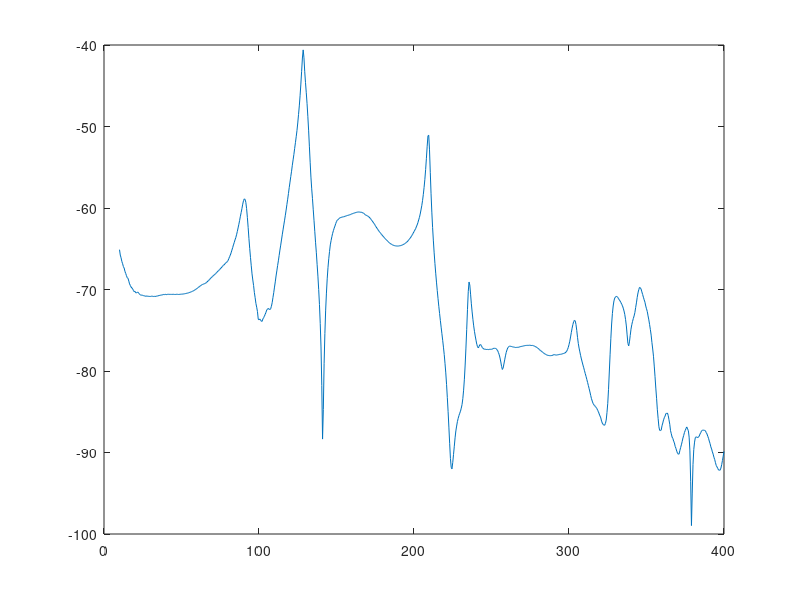

The MATLAB script that drew this image: (Note: this script raises an error after producing the figure.)
clear all; close all;% clc
% =========================================================================
% ============================= our data ==================================
% Frequency response of system is placed in Gjw
% Frequency variable is placed in ww
 P=[              
 -6.20000E+00  1.24000E-03  1.99000E+00 -1.60000E-01 -2.23000E+00 -1.22000E+00
 -1.43000E+00  7.60000E-01 -6.65000E-01 -9.53000E-02 -5.03000E-01 -5.59000E-01
 -7.84000E-01 -7.67000E-01 -1.01000E+00 -8.23000E-01 -1.35000E+00 -8.87000E-01
 -1.43000E+00 -6.15000E-01 -1.33000E+00 -7.00000E-01 -1.50000E+00 -5.47000E-01
 -1.30000E+00 -5.41000E-01 -1.41000E+00 -6.01000E-01 -1.43000E+00 -6.94000E-01
 -1.55000E+00 -7.47000E-01 -1.61000E+00 -9.47000E-01 -1.66000E+00 -9.38000E-01
 -1.72000E+00 -9.83000E-01 -1.77000E+00 -1.01000E+00 -1.84000E+00 -1.19000E+00
 -1.89000E+00 -1.20000E+00 -1.99000E+00 -1.28000E+00 -2.07000E+00 -1.32000E+00
 -2.17000E+00 -1.41000E+00 -2.26000E+00 -1.47000E+00 -2.40000E+00 -1.55000E+00
 -2.48000E+00 -1.58000E+00 -2.57000E+00 -1.68000E+00 -2.72000E+00 -1.67000E+00
 -2.81000E+00 -1.76000E+00 -2.97000E+00 -1.88000E+00 -3.09000E+00 -1.84000E+00
 -3.15000E+00 -1.90000E+00 -3.24000E+00 -2.02000E+00 -3.36000E+00 -2.08000E+00
 -3.49000E+00 -2.22000E+00 -3.61000E+00 -2.34000E+00 -3.73000E+00 -2.42000E+00
 -3.84000E+00 -2.54000E+00 -4.06000E+00 -2.68000E+00 -4.17000E+00 -2.77000E+00
 -4.34000E+00 -2.95000E+00 -4.62000E+00 -3.09000E+00 -4.88000E+00 -3.15000E+00
 -5.08000E+00 -3.16000E+00 -5.21000E+00 -3.29000E+00 -5.41000E+00 -3.40000E+00
 -5.61000E+00 -3.54000E+00 -5.89000E+00 -3.65000E+00 -6.12000E+00 -3.76000E+00
 -6.34000E+00 -3.88000E+00 -6.60000E+00 -4.03000E+00 -6.84000E+00 -4.11000E+00
 -7.07000E+00 -4.29000E+00 -7.42000E+00 -4.41000E+00 -7.67000E+00 -4.50000E+00
 -7.97000E+00 -4.62000E+00 -8.28000E+00 -4.74000E+00 -8.56000E+00 -4.86000E+00
 -8.87000E+00 -5.00000E+00 -9.24000E+00 -5.12000E+00 -9.58000E+00 -5.25000E+00
 -9.91000E+00 -5.34000E+00 -1.02000E+01 -5.48000E+00 -1.06000E+01 -5.60000E+00
 -1.09000E+01 -5.71000E+00 -1.13000E+01 -5.87000E+00 -1.17000E+01 -5.99000E+00
 -1.21000E+01 -6.13000E+00 -1.25000E+01 -6.25000E+00 -1.30000E+01 -6.37000E+00
 -1.34000E+01 -6.47000E+00 -1.39000E+01 -6.57000E+00 -1.43000E+01 -6.68000E+00
 -1.48000E+01 -6.74000E+00 -1.53000E+01 -6.82000E+00 -1.58000E+01 -6.94000E+00
 -1.62000E+01 -7.01000E+00 -1.68000E+01 -7.07000E+00 -1.72000E+01 -7.13000E+00
 -1.76000E+01 -7.23000E+00 -1.82000E+01 -7.34000E+00 -1.87000E+01 -7.37000E+00
 -1.92000E+01 -7.36000E+00 -1.97000E+01 -7.42000E+00 -2.02000E+01 -7.52000E+00
 -2.07000E+01 -7.60000E+00 -2.12000E+01 -7.66000E+00 -2.18000E+01 -7.72000E+00
 -2.23000E+01 -7.76000E+00 -2.28000E+01 -7.80000E+00 -2.33000E+01 -7.94000E+00
 -2.39000E+01 -8.05000E+00 -2.45000E+01 -8.04000E+00 -2.50000E+01 -8.19000E+00
 -2.55000E+01 -8.30000E+00 -2.61000E+01 -8.34000E+00 -2.67000E+01 -8.45000E+00
 -2.73000E+01 -8.60000E+00 -2.79000E+01 -8.70000E+00 -2.85000E+01 -8.80000E+00
 -2.91000E+01 -8.94000E+00 -2.98000E+01 -9.08000E+00 -3.04000E+01 -9.18000E+00
 -3.11000E+01 -9.36000E+00 -3.18000E+01 -9.47000E+00 -3.25000E+01 -9.69000E+00
 -3.32000E+01 -9.81000E+00 -3.39000E+01 -9.97000E+00 -3.47000E+01 -1.02000E+01
 -3.55000E+01 -1.03000E+01 -3.63000E+01 -1.06000E+01 -3.71000E+01 -1.08000E+01
 -3.80000E+01 -1.10000E+01 -3.88000E+01 -1.12000E+01 -3.98000E+01 -1.14000E+01
 -4.08000E+01 -1.16000E+01 -4.18000E+01 -1.18000E+01 -4.28000E+01 -1.21000E+01
 -4.39000E+01 -1.23000E+01 -4.51000E+01 -1.25000E+01 -4.62000E+01 -1.27000E+01
 -4.75000E+01 -1.28000E+01 -4.87000E+01 -1.28000E+01 -5.00000E+01 -1.29000E+01
 -5.13000E+01 -1.29000E+01 -5.25000E+01 -1.28000E+01 -5.36000E+01 -1.27000E+01
 -5.48000E+01 -1.27000E+01 -5.59000E+01 -1.28000E+01 -5.70000E+01 -1.31000E+01
 -5.84000E+01 -1.35000E+01 -5.99000E+01 -1.37000E+01 -6.15000E+01 -1.39000E+01
 -6.31000E+01 -1.41000E+01 -6.48000E+01 -1.41000E+01 -6.67000E+01 -1.42000E+01
 -6.86000E+01 -1.42000E+01 -7.03000E+01 -1.40000E+01 -7.22000E+01 -1.40000E+01
 -7.42000E+01 -1.37000E+01 -7.60000E+01 -1.34000E+01 -7.79000E+01 -1.33000E+01
 -7.99000E+01 -1.30000E+01 -8.21000E+01 -1.28000E+01 -8.42000E+01 -1.24000E+01
 -8.65000E+01 -1.20000E+01 -8.87000E+01 -1.16000E+01 -9.10000E+01 -1.11000E+01
 -9.34000E+01 -1.06000E+01 -9.59000E+01 -9.96000E+00 -9.85000E+01 -9.17000E+00
 -1.01000E+02 -8.44000E+00 -1.04000E+02 -7.33000E+00 -1.06000E+02 -6.36000E+00
 -1.09000E+02 -5.39000E+00 -1.12000E+02 -4.68000E+00 -1.14000E+02 -3.76000E+00
 -1.17000E+02 -3.18000E+00 -1.20000E+02 -3.14000E+00 -1.25000E+02 -2.98000E+00
 -1.30000E+02 -2.14000E+00 -1.35000E+02 -7.91000E-01 -1.41000E+02  8.16000E-01
 -1.48000E+02  3.42000E+00 -1.55000E+02  6.87000E+00 -1.63000E+02  1.13000E+01
 -1.70000E+02  1.67000E+01 -1.78000E+02  2.27000E+01 -1.85000E+02  2.96000E+01
 -1.94000E+02  3.74000E+01 -2.04000E+02  4.70000E+01 -2.15000E+02  5.93000E+01
 -2.25000E+02  7.58000E+01 -2.35000E+02  9.58000E+01 -2.44000E+02  1.21000E+02
 -2.48000E+02  1.51000E+02 -2.49000E+02  1.86000E+02 -2.42000E+02  2.30000E+02
 -2.19000E+02  2.79000E+02 -1.74000E+02  3.24000E+02 -1.10000E+02  3.53000E+02
 -3.79000E+01  3.56000E+02  2.86000E+01  3.30000E+02  7.28000E+01  2.86000E+02
  9.59000E+01  2.41000E+02  1.03000E+02  1.99000E+02  1.00000E+02  1.70000E+02
  9.75000E+01  1.46000E+02  9.32000E+01  1.27000E+02  8.73000E+01  1.12000E+02
  8.32000E+01  1.02000E+02  8.23000E+01  9.14000E+01  7.77000E+01  8.16000E+01
  7.58000E+01  7.38000E+01  7.22000E+01  6.71000E+01  7.10000E+01  6.21000E+01
  6.99000E+01  5.62000E+01  6.72000E+01  4.61000E+01  6.20000E+01  5.27000E+01
  6.75000E+01  4.86000E+01  6.94000E+01  4.50000E+01  7.12000E+01  4.11000E+01
  7.36000E+01  3.79000E+01  7.84000E+01  3.68000E+01  8.35000E+01  3.10000E+01
  8.80000E+01  2.61000E+01  9.29000E+01  2.08000E+01  9.77000E+01  1.44000E+01
  1.03000E+02  6.66000E+00  1.05000E+02 -1.92000E+00  1.07000E+02 -9.87000E+00
  1.06000E+02 -1.57000E+01  1.06000E+02 -1.97000E+01  1.08000E+02 -1.99000E+01
  1.13000E+02 -2.06000E+01  1.20000E+02 -2.22000E+01  1.30000E+02 -2.51000E+01
  1.40000E+02 -2.98000E+01  1.52000E+02 -3.65000E+01  1.64000E+02 -4.41000E+01
  1.78000E+02 -5.47000E+01  1.90000E+02 -6.81000E+01  2.04000E+02 -8.10000E+01
  2.16000E+02 -9.75000E+01  2.31000E+02 -1.15000E+02  2.45000E+02 -1.37000E+02
  2.58000E+02 -1.60000E+02  2.72000E+02 -1.86000E+02  2.85000E+02 -2.16000E+02
  2.95000E+02 -2.50000E+02  3.06000E+02 -2.85000E+02  3.14000E+02 -3.24000E+02
  3.22000E+02 -3.67000E+02  3.29000E+02 -4.15000E+02  3.35000E+02 -4.71000E+02
  3.35000E+02 -5.31000E+02  3.29000E+02 -6.02000E+02  3.18000E+02 -6.82000E+02
  2.89000E+02 -7.67000E+02  2.47000E+02 -8.60000E+02  1.90000E+02 -9.53000E+02
  1.20000E+02 -1.06000E+03  2.90000E+01 -1.16000E+03 -7.60000E+01 -1.26000E+03
 -2.09000E+02 -1.37000E+03 -3.66000E+02 -1.47000E+03 -5.43000E+02 -1.57000E+03
 -7.46000E+02 -1.67000E+03 -1.00000E+03 -1.79000E+03 -1.33000E+03 -1.91000E+03
 -1.73000E+03 -2.01000E+03 -2.28000E+03 -2.08000E+03 -3.04000E+03 -2.05000E+03
 -4.08000E+03 -1.72000E+03 -5.35000E+03 -5.88000E+02 -5.79000E+03  1.87000E+03
 -4.03000E+03  3.72000E+03 -2.37000E+03  3.87000E+03 -1.35000E+03  3.68000E+03
 -5.47000E+02  3.38000E+03  6.75000E+01  2.96000E+03  4.73000E+02  2.45000E+03
  6.82000E+02  1.95000E+03  7.10000E+02  1.50000E+03  6.39000E+02  1.17000E+03
  5.26000E+02  9.53000E+02  4.43000E+02  8.17000E+02  3.91000E+02  7.15000E+02
  3.44000E+02  6.11000E+02  2.95000E+02  5.29000E+02  2.53000E+02  4.57000E+02
  2.10000E+02  3.98000E+02  1.78000E+02  3.51000E+02  1.47000E+02  3.01000E+02
  1.22000E+02  2.60000E+02  1.00000E+02  2.18000E+02  8.04000E+01  1.78000E+02
  6.22000E+01  1.37000E+02  5.24000E+01  9.52000E+01  3.83000E+01  5.06000E+01
  2.91000E+01  7.29000E+00  2.50000E+01 -3.85000E+01  2.07000E+01 -8.58000E+01
  2.30000E+01 -1.34000E+02  2.62000E+01 -1.89000E+02  3.34000E+01 -2.42000E+02
  4.23000E+01 -2.98000E+02  5.76000E+01 -3.50000E+02  8.12000E+01 -3.97000E+02
  1.08000E+02 -4.39000E+02  1.43000E+02 -4.79000E+02  1.86000E+02 -5.01000E+02
  2.30000E+02 -5.20000E+02  2.90000E+02 -5.26000E+02  3.52000E+02 -5.20000E+02
  4.15000E+02 -5.06000E+02  4.77000E+02 -4.84000E+02  5.39000E+02 -4.59000E+02
  5.95000E+02 -4.30000E+02  6.43000E+02 -3.91000E+02  6.80000E+02 -3.47000E+02
  7.15000E+02 -3.09000E+02  7.43000E+02 -2.68000E+02  7.70000E+02 -2.27000E+02
  7.87000E+02 -1.85000E+02  8.04000E+02 -1.51000E+02  8.18000E+02 -1.14000E+02
  8.28000E+02 -8.02000E+01  8.38000E+02 -5.09000E+01  8.49000E+02 -2.96000E+01
  8.59000E+02 -4.36000E-01  8.64000E+02  2.17000E+01  8.76000E+02  4.22000E+01
  8.80000E+02  6.24000E+01  8.90000E+02  7.43000E+01  8.97000E+02  8.92000E+01
  9.03000E+02  1.05000E+02  9.14000E+02  1.17000E+02  9.22000E+02  1.29000E+02
  9.30000E+02  1.36000E+02  9.40000E+02  1.45000E+02  9.46000E+02  1.51000E+02
  9.56000E+02  1.58000E+02  9.64000E+02  1.65000E+02  9.73000E+02  1.69000E+02
  9.80000E+02  1.72000E+02  9.88000E+02  1.78000E+02  9.94000E+02  1.79000E+02
  9.99000E+02  1.81000E+02  1.00000E+03  1.83000E+02  1.01000E+03  1.85000E+02
  1.01000E+03  1.87000E+02  1.01000E+03  1.88000E+02  1.01000E+03  1.89000E+02
  1.01000E+03  1.91000E+02  1.00000E+03  1.94000E+02  1.00000E+03  1.98000E+02
  1.00000E+03  1.99000E+02  1.00000E+03  2.00000E+02  1.00000E+03  1.99000E+02
  9.96000E+02  1.97000E+02  9.91000E+02  1.94000E+02  9.86000E+02  1.90000E+02
  9.77000E+02  1.86000E+02  9.69000E+02  1.83000E+02  9.59000E+02  1.81000E+02
  9.49000E+02  1.79000E+02  9.39000E+02  1.77000E+02  9.29000E+02  1.75000E+02
  9.17000E+02  1.73000E+02  9.06000E+02  1.72000E+02  8.96000E+02  1.73000E+02
  8.86000E+02  1.73000E+02  8.77000E+02  1.74000E+02  8.69000E+02  1.75000E+02
  8.61000E+02  1.76000E+02  8.54000E+02  1.75000E+02  8.48000E+02  1.76000E+02
  8.40000E+02  1.76000E+02  8.35000E+02  1.76000E+02  8.29000E+02  1.75000E+02
  8.24000E+02  1.75000E+02  8.19000E+02  1.75000E+02  8.13000E+02  1.74000E+02
  8.09000E+02  1.75000E+02  8.04000E+02  1.76000E+02  8.00000E+02  1.78000E+02
  7.96000E+02  1.79000E+02  7.94000E+02  1.82000E+02  7.92000E+02  1.83000E+02
  7.91000E+02  1.86000E+02  7.90000E+02  1.89000E+02  7.91000E+02  1.92000E+02
  7.92000E+02  1.94000E+02  7.93000E+02  1.96000E+02  7.96000E+02  2.00000E+02
  7.99000E+02  2.02000E+02  8.02000E+02  2.05000E+02  8.07000E+02  2.08000E+02
  8.12000E+02  2.11000E+02  8.18000E+02  2.14000E+02  8.23000E+02  2.17000E+02
  8.30000E+02  2.20000E+02  8.39000E+02  2.24000E+02  8.47000E+02  2.27000E+02
  8.56000E+02  2.31000E+02  8.66000E+02  2.35000E+02  8.78000E+02  2.38000E+02
  8.89000E+02  2.41000E+02  9.03000E+02  2.46000E+02  9.17000E+02  2.49000E+02
  9.35000E+02  2.52000E+02  9.52000E+02  2.55000E+02  9.71000E+02  2.59000E+02
  9.92000E+02  2.60000E+02  1.02000E+03  2.63000E+02  1.04000E+03  2.64000E+02
  1.07000E+03  2.64000E+02  1.10000E+03  2.64000E+02  1.13000E+03  2.63000E+02
  1.16000E+03  2.62000E+02  1.20000E+03  2.60000E+02  1.24000E+03  2.59000E+02
  1.29000E+03  2.56000E+02  1.35000E+03  2.53000E+02  1.41000E+03  2.49000E+02
  1.49000E+03  2.42000E+02  1.59000E+03  2.28000E+02  1.70000E+03  2.07000E+02
  1.84000E+03  1.74000E+02  2.02000E+03  1.19000E+02  2.25000E+03  2.12000E+01
  2.53000E+03 -1.45000E+02  2.89000E+03 -4.46000E+02  3.30000E+03 -9.98000E+02
  3.59000E+03 -2.00000E+03  3.18000E+03 -3.56000E+03  1.35000E+03 -4.65000E+03
 -5.53000E+02 -3.92000E+03 -1.15000E+03 -2.66000E+03 -1.11000E+03 -1.84000E+03
 -9.48000E+02 -1.37000E+03 -8.01000E+02 -1.08000E+03 -6.80000E+02 -8.90000E+02
 -5.84000E+02 -7.50000E+02 -5.06000E+02 -6.48000E+02 -4.44000E+02 -5.67000E+02
 -3.93000E+02 -5.02000E+02 -3.50000E+02 -4.48000E+02 -3.14000E+02 -4.02000E+02
 -2.83000E+02 -3.62000E+02 -2.58000E+02 -3.28000E+02 -2.37000E+02 -2.97000E+02
 -2.19000E+02 -2.69000E+02 -2.06000E+02 -2.42000E+02 -1.95000E+02 -2.16000E+02
 -1.85000E+02 -1.90000E+02 -1.77000E+02 -1.62000E+02 -1.67000E+02 -1.32000E+02
 -1.56000E+02 -1.03000E+02 -1.41000E+02 -7.50000E+01 -1.23000E+02 -5.04000E+01
 -1.06000E+02 -2.78000E+01 -8.80000E+01 -9.20000E+00 -7.04000E+01  6.83000E+00
 -5.35000E+01  2.06000E+01 -3.82000E+01  3.35000E+01 -2.34000E+01  4.41000E+01
 -9.64000E+00  5.41000E+01  3.25000E+00  6.17000E+01  1.45000E+01  6.82000E+01
  2.49000E+01  7.48000E+01  3.44000E+01  8.02000E+01  4.19000E+01  8.40000E+01
  4.80000E+01  8.82000E+01  5.14000E+01  9.22000E+01  5.38000E+01  9.64000E+01
  5.39000E+01  1.01000E+02  5.08000E+01  1.07000E+02  4.69000E+01  1.15000E+02
  4.01000E+01  1.25000E+02  3.08000E+01  1.40000E+02  1.84000E+01  1.61000E+02
  5.19000E+00  1.90000E+02 -1.00000E+01  2.33000E+02 -1.88000E+01  2.97000E+02
 -9.91000E+00  3.89000E+02  5.09000E+01  5.14000E+02  2.22000E+02  6.31000E+02
  4.87000E+02  5.96000E+02  6.30000E+02  3.89000E+02  6.19000E+02  2.10000E+02
  5.62000E+02  1.11000E+02  5.10000E+02  5.45000E+01  4.64000E+02  2.07000E+01
  4.25000E+02  2.16000E+00  3.95000E+02 -5.64000E+00  3.71000E+02 -1.08000E+01
  3.51000E+02 -1.22000E+01  3.33000E+02 -9.94000E+00  3.23000E+02 -9.89000E-01
  3.19000E+02  8.02000E+00  3.27000E+02  1.46000E+01  3.37000E+02  1.05000E+01
  3.38000E+02 -2.81000E+00  3.35000E+02 -1.10000E+01  3.27000E+02 -1.53000E+01
  3.25000E+02 -1.54000E+01  3.23000E+02 -1.56000E+01  3.23000E+02 -1.44000E+01
  3.25000E+02 -1.36000E+01  3.25000E+02 -1.51000E+01  3.26000E+02 -1.44000E+01
  3.28000E+02 -1.48000E+01  3.28000E+02 -1.48000E+01  3.31000E+02 -1.50000E+01
  3.32000E+02 -1.49000E+01  3.34000E+02 -1.35000E+01  3.35000E+02 -1.20000E+01
  3.37000E+02 -1.22000E+01  3.41000E+02 -1.17000E+01  3.44000E+02 -1.28000E+01
  3.45000E+02 -1.52000E+01  3.46000E+02 -1.79000E+01  3.46000E+02 -2.09000E+01
  3.42000E+02 -2.40000E+01  3.38000E+02 -2.72000E+01  3.30000E+02 -3.01000E+01
  3.21000E+02 -3.14000E+01  3.08000E+02 -3.00000E+01  2.93000E+02 -2.45000E+01
  2.77000E+02 -9.92000E+00  2.66000E+02  1.41000E+01  2.70000E+02  4.13000E+01
  2.83000E+02  6.31000E+01  2.99000E+02  7.67000E+01  3.17000E+02  8.41000E+01
  3.35000E+02  8.65000E+01  3.50000E+02  8.43000E+01  3.63000E+02  7.92000E+01
  3.72000E+02  7.11000E+01  3.78000E+02  6.37000E+01  3.81000E+02  5.66000E+01
  3.82000E+02  5.09000E+01  3.83000E+02  4.70000E+01  3.83000E+02  4.39000E+01
  3.84000E+02  4.20000E+01  3.85000E+02  4.05000E+01  3.86000E+02  3.76000E+01
  3.86000E+02  3.70000E+01  3.88000E+02  3.72000E+01  3.90000E+02  3.66000E+01
  3.92000E+02  3.59000E+01  3.93000E+02  3.52000E+01  3.97000E+02  3.51000E+01
  4.00000E+02  3.36000E+01  4.02000E+02  3.38000E+01  4.05000E+02  3.20000E+01
  4.07000E+02  3.19000E+01  4.10000E+02  3.19000E+01  4.13000E+02  2.96000E+01
  4.15000E+02  2.91000E+01  4.18000E+02  2.69000E+01  4.20000E+02  2.57000E+01
  4.22000E+02  2.45000E+01  4.24000E+02  2.29000E+01  4.25000E+02  2.20000E+01
  4.28000E+02  2.14000E+01  4.29000E+02  1.96000E+01  4.29000E+02  1.85000E+01
  4.31000E+02  1.72000E+01  4.33000E+02  1.54000E+01  4.33000E+02  1.31000E+01
  4.33000E+02  1.13000E+01  4.32000E+02  1.01000E+01  4.32000E+02  7.83000E+00
  4.29000E+02  7.37000E+00  4.29000E+02  5.82000E+00  4.26000E+02  4.92000E+00
  4.24000E+02  4.49000E+00  4.21000E+02  4.44000E+00  4.18000E+02  6.04000E+00
  4.17000E+02  6.52000E+00  4.14000E+02  7.60000E+00  4.12000E+02  8.55000E+00
  4.10000E+02  1.09000E+01  4.08000E+02  1.23000E+01  4.06000E+02  1.55000E+01
  4.05000E+02  1.84000E+01  4.04000E+02  2.09000E+01  4.03000E+02  2.36000E+01
  4.03000E+02  2.68000E+01  4.04000E+02  3.03000E+01  4.04000E+02  3.21000E+01
  4.05000E+02  3.50000E+01  4.07000E+02  3.71000E+01  4.08000E+02  3.88000E+01
  4.11000E+02  4.11000E+01  4.16000E+02  4.41000E+01  4.18000E+02  4.12000E+01
  4.18000E+02  4.00000E+01  4.18000E+02  4.29000E+01  4.19000E+02  4.36000E+01
  4.22000E+02  4.51000E+01  4.24000E+02  4.66000E+01  4.26000E+02  4.74000E+01
  4.29000E+02  4.83000E+01  4.31000E+02  4.89000E+01  4.32000E+02  5.01000E+01
  4.36000E+02  5.23000E+01  4.38000E+02  5.44000E+01  4.41000E+02  5.70000E+01
  4.43000E+02  6.08000E+01  4.47000E+02  6.56000E+01  4.52000E+02  7.20000E+01
  4.58000E+02  8.01000E+01  4.69000E+02  8.91000E+01  4.83000E+02  9.92000E+01
  5.04000E+02  1.10000E+02  5.30000E+02  1.17000E+02  5.66000E+02  1.19000E+02
  6.09000E+02  1.08000E+02  6.54000E+02  8.36000E+01  6.95000E+02  4.23000E+01
  7.27000E+02 -1.81000E+01  7.38000E+02 -9.52000E+01  7.19000E+02 -1.77000E+02
  6.62000E+02 -2.47000E+02  5.88000E+02 -2.81000E+02  5.22000E+02 -2.80000E+02
  4.77000E+02 -2.65000E+02  4.46000E+02 -2.52000E+02  4.24000E+02 -2.41000E+02
  4.02000E+02 -2.31000E+02  3.84000E+02 -2.22000E+02  3.69000E+02 -2.14000E+02
  3.54000E+02 -2.07000E+02  3.41000E+02 -2.01000E+02  3.27000E+02 -1.95000E+02
  3.14000E+02 -1.89000E+02  3.02000E+02 -1.84000E+02  2.90000E+02 -1.77000E+02
  2.79000E+02 -1.70000E+02  2.67000E+02 -1.65000E+02  2.57000E+02 -1.57000E+02
  2.46000E+02 -1.51000E+02  2.36000E+02 -1.42000E+02  2.28000E+02 -1.33000E+02
  2.24000E+02 -1.24000E+02  2.20000E+02 -1.16000E+02  2.18000E+02 -1.11000E+02
  2.18000E+02 -1.07000E+02  2.15000E+02 -1.07000E+02  2.12000E+02 -1.08000E+02
  2.07000E+02 -1.11000E+02  2.00000E+02 -1.13000E+02  1.94000E+02 -1.15000E+02
  1.85000E+02 -1.18000E+02  1.76000E+02 -1.22000E+02  1.67000E+02 -1.26000E+02
  1.55000E+02 -1.27000E+02  1.45000E+02 -1.31000E+02  1.34000E+02 -1.38000E+02
  1.21000E+02 -1.48000E+02  1.02000E+02 -1.62000E+02  8.24000E+01 -1.79000E+02
  5.08000E+01 -2.01000E+02  8.56000E+00 -2.31000E+02 -5.64000E+01 -2.58000E+02
 -1.50000E+02 -2.86000E+02 -2.86000E+02 -2.99000E+02 -4.66000E+02 -2.51000E+02
 -6.61000E+02 -1.11000E+02 -8.12000E+02  1.30000E+02 -8.51000E+02  4.38000E+02
 -7.66000E+02  7.44000E+02 -5.84000E+02  9.92000E+02 -3.46000E+02  1.15000E+03
 -9.64000E+01  1.22000E+03  1.38000E+02  1.23000E+03  3.35000E+02  1.19000E+03
  4.98000E+02  1.12000E+03  6.32000E+02  1.03000E+03  7.40000E+02  9.31000E+02
  8.26000E+02  8.36000E+02  8.86000E+02  7.40000E+02  9.36000E+02  6.36000E+02
  9.64000E+02  5.47000E+02  9.82000E+02  4.40000E+02  9.79000E+02  3.41000E+02
  9.57000E+02  2.48000E+02  9.09000E+02  1.62000E+02  8.41000E+02  1.01000E+02
  7.45000E+02  7.63000E+01  6.57000E+02  1.09000E+02  6.18000E+02  1.85000E+02
  6.36000E+02  2.54000E+02  6.88000E+02  3.04000E+02  7.57000E+02  3.26000E+02
  8.20000E+02  3.19000E+02  8.75000E+02  3.01000E+02  9.27000E+02  2.75000E+02
  9.74000E+02  2.51000E+02  1.03000E+03  2.39000E+02  1.12000E+03  2.04000E+02
  1.21000E+03  1.52000E+02  1.32000E+03  6.21000E+01  1.41000E+03 -7.33000E+01
  1.46000E+03 -2.52000E+02  1.46000E+03 -4.75000E+02  1.38000E+03 -6.66000E+02
  1.27000E+03 -8.12000E+02  1.13000E+03 -9.16000E+02  1.01000E+03 -9.77000E+02
  8.81000E+02 -1.03000E+03  7.58000E+02 -1.07000E+03  6.35000E+02 -1.10000E+03
  5.21000E+02 -1.09000E+03  4.10000E+02 -1.09000E+03  3.11000E+02 -1.08000E+03
  2.05000E+02 -1.04000E+03  1.15000E+02 -9.98000E+02  3.00000E+01 -9.41000E+02
 -3.63000E+01 -8.79000E+02 -9.51000E+01 -8.11000E+02 -1.40000E+02 -7.24000E+02
 -1.56000E+02 -6.57000E+02 -1.81000E+02 -5.84000E+02 -1.74000E+02 -5.04000E+02
 -1.60000E+02 -4.32000E+02 -1.27000E+02 -3.72000E+02 -9.82000E+01 -3.27000E+02
 -6.30000E+01 -2.84000E+02 -2.21000E+01 -2.57000E+02  6.91000E+00 -2.30000E+02
  4.31000E+01 -2.15000E+02  7.52000E+01 -2.06000E+02  9.16000E+01 -2.02000E+02
  1.17000E+02 -2.05000E+02  1.36000E+02 -2.05000E+02  1.47000E+02 -2.12000E+02
  1.58000E+02 -2.15000E+02  1.60000E+02 -2.22000E+02  1.66000E+02 -2.31000E+02
  1.58000E+02 -2.38000E+02  1.45000E+02 -2.49000E+02  1.30000E+02 -2.47000E+02
  1.13000E+02 -2.38000E+02  1.02000E+02 -2.26000E+02  9.31000E+01 -2.07000E+02
  9.53000E+01 -1.96000E+02  9.40000E+01 -1.86000E+02  9.70000E+01 -1.81000E+02
  9.48000E+01 -1.74000E+02  9.43000E+01 -1.69000E+02  9.06000E+01 -1.61000E+02
  8.99000E+01 -1.56000E+02  9.10000E+01 -1.48000E+02  9.38000E+01 -1.41000E+02
  9.89000E+01 -1.35000E+02  1.04000E+02 -1.32000E+02  1.12000E+02 -1.37000E+02
  1.15000E+02 -1.45000E+02  1.19000E+02 -1.52000E+02  1.19000E+02 -1.64000E+02
  1.15000E+02 -1.80000E+02  1.07000E+02 -1.95000E+02  9.33000E+01 -2.13000E+02
  7.13000E+01 -2.29000E+02  4.67000E+01 -2.43000E+02  1.16000E+01 -2.53000E+02
 -2.63000E+01 -2.45000E+02 -6.81000E+01 -2.32000E+02 -1.04000E+02 -1.95000E+02
 -1.17000E+02 -1.40000E+02 -8.44000E+01 -8.28000E+01 -1.99000E+01 -6.07000E+01
  3.60000E+01 -9.48000E+01  5.52000E+01 -1.42000E+02  4.58000E+01 -1.83000E+02
  2.80000E+01 -2.08000E+02  1.22000E+01 -2.24000E+02 -4.29000E+00 -2.27000E+02
 -1.35000E+01 -2.27000E+02 -1.91000E+01 -2.25000E+02 -2.07000E+01 -2.27000E+02
 -2.09000E+01 -2.31000E+02 -2.48000E+01 -2.38000E+02 -3.24000E+01 -2.43000E+02
 -3.87000E+01 -2.48000E+02 -4.82000E+01 -2.50000E+02 -5.94000E+01 -2.49000E+02
 -7.25000E+01 -2.46000E+02 -8.32000E+01 -2.42000E+02 -9.56000E+01 -2.37000E+02
 -1.06000E+02 -2.26000E+02 -1.16000E+02 -2.17000E+02 -1.25000E+02 -2.03000E+02
 -1.35000E+02 -1.89000E+02 -1.43000E+02 -1.72000E+02 -1.47000E+02 -1.59000E+02
 -1.52000E+02 -1.41000E+02 -1.56000E+02 -1.28000E+02 -1.59000E+02 -1.11000E+02
 -1.63000E+02 -9.44000E+01 -1.63000E+02 -7.80000E+01 -1.65000E+02 -5.94000E+01
 -1.63000E+02 -4.16000E+01 -1.60000E+02 -2.51000E+01 -1.59000E+02 -1.05000E+01
 -1.56000E+02  5.70000E+00 -1.52000E+02  2.03000E+01 -1.49000E+02  3.51000E+01
 -1.46000E+02  4.85000E+01 -1.46000E+02  6.18000E+01 -1.48000E+02  7.70000E+01
 -1.49000E+02  9.66000E+01 -1.48000E+02  1.18000E+02 -1.47000E+02  1.40000E+02];

ww=2*pi*(0:0.5:400); ff=ww/(2*pi);
j=sqrt(-1); 
B=P';
B=B(:);
B_Real=B(1:2:length(B));
B_image=B(2:2:length(B));
B_Complex=B_Real+j*B_image;  %if acceleratoin is measured
Gjw=B_Complex./-(ww.').^2;   %if displacement is measured
% =========================================================================
% transform continuous data to discrete using bilinear tansfrmation
select_w=21;
T=5/max(ww);
wwd=2*atan(T*ww(select_w:end)/2);
wwd=wwd';
wwd;
Gzks=Gjw(select_w:end);
% Gzks(1,1)=500+500j;      % because Gjw(1,1) is inf         
% =========================================================================
m=1;                 % number of input
p=1;                 % number of output   
[M,MM]=size(Gzks);    % number of data
j=sqrt(-1);           
q=100;        % q should be greater than system order
n=22;                % order of system

% ===================== step 1: compute matrix G  =========================
% **************  according to equation (47) or (10) in conf paper*********
for i=1:q
    for k=1:M
    Y_qp_mM(p*(i-1)+1:p*i,m*(k-1)+1:m*k)=exp(j*(i-1)*wwd(k,1))*Gzks((k-1)*p+1:k*p,:);
    end
end

% ==================== step 1: compute matrix Wm  =========================
% *********************  according to equation (48) ***********************
for i=1:q
    for k=1:M
    U_m(p*(i-1)+1:p*i,m*(k-1)+1:m*k)=exp(j*(i-1)*wwd(k,1))*eye(m,m);
    end
end
U_re=[real(U_m),imag(U_m)];
Y_re=[real(Y_qp_mM),imag(Y_qp_mM)];
% ================= step 2: compute QR factorizatin   =====================
% ******* according to equation (62) using lqdecomposition function *******
[Q,R]=qr([U_re' Y_re'],0);
R22=R(end-q+1:end,end-q+1:end);
% ==================== step 3: compute SVD  ===============================
% ******* according to equation (63) using lqdecomposition function *******
[U_hat,S_hat,V_hat] = svd(R22');

% =================== step 4: detemine system order  ======================
% **** according to equation (64) and estimate of observability matrix ****
U_hat_s=U_hat(:,1:n);

% ================= step 5: detemine A_hat & C_hat  =======================
% ***************** according to equations (65) & (66) ********************
O_hat_upperline=U_hat_s(p+1:end,:);
O_hat_underline=U_hat_s(1:end-p,:);
A_hat=inv(O_hat_underline'*O_hat_underline)*O_hat_underline'*O_hat_upperline;
C_hat=U_hat_s(1:p,:);
% ================= step 6: detemine B_hat & D_hat  =======================
% ********************* according to equation (67) ************************
teta(1:n+1,1)=0;       % the vector contains of B_hat and D_hat coefficient
for i=1:(M)
    C_hattimeinvA_hat(i,:)=C_hat*inv((exp(j*wwd(i,1)))*eye(size(A_hat))-A_hat);
end
zaribD(1:M,1)=1;
B_hat=teta(1:n,1);
D_hat=teta(n+1,1);
epsilon=Gzks(1:M)-D_hat*C_hattimeinvA_hat*B_hat;
norm(epsilon)

%%
jakoobiyan=[C_hattimeinvA_hat zaribD];
jakoobiyan_re=[real(jakoobiyan);imag(jakoobiyan)];
% teta=inv((jakoobiyan_re'*jakoobiyan_re))*((jakoobiyan_re')*[real(Gzks(1:M));imag(Gzks(1:M))]);
teta=inv((jakoobiyan_re'*jakoobiyan_re))*((jakoobiyan_re')*[real(Gzks(1:M));imag(Gzks(1:M))]);
B_hat=teta(1:n,1);
D_hat=teta(n+1,1);
epsilon=Gzks(1:M)-D_hat*C_hattimeinvA_hat*B_hat;
norm(epsilon)
%% =============== step 7: estimated transfer function  ====================
% ********************* according to equation (68) ************************
G_hat=ss(A_hat,B_hat,C_hat,D_hat,T);
% figure
% bode(G_hat)

% % % % % % % % % % % % % % % % % % % % % %   
sysc=d2c(G_hat,'tustin');
figure
plot(ff(21:end),20*log10(abs(Gjw(21:end))));
hold on
[magG,phaseG,w]=bode(sysc,10.5*2*pi:pi:2*pi*400);
  for k=1:size(w)
      bb(k,1)=magG(:,:,k);
  end
  plot(w/2/pi,20*log10(bb),'r')
